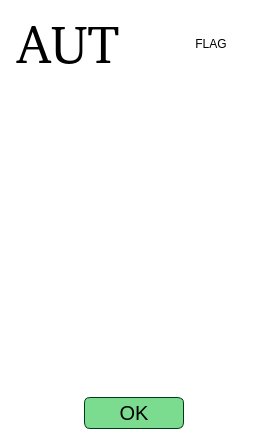
<?xml version="1.0" encoding="UTF-8"?>
<ui version="4.0">
 <class>TeamEditorWidget</class>
 <widget class="QWidget" name="TeamEditorWidget">
  <property name="geometry">
   <rect>
    <x>0</x>
    <y>0</y>
    <width>267</width>
    <height>440</height>
   </rect>
  </property>
  <property name="windowTitle">
   <string>Form</string>
  </property>
  <property name="styleSheet">
   <string notr="true">background: transparent; color: black;</string>
  </property>
  <layout class="QVBoxLayout" name="verticalLayout">
   <item>
    <layout class="QHBoxLayout" name="horizontalLayout">
     <item>
      <widget class="QLabel" name="label_teamCountryCode">
       <property name="font">
        <font>
         <family>Quicksand Light [PfEd]</family>
         <pointsize>40</pointsize>
         <bold>false</bold>
        </font>
       </property>
       <property name="text">
        <string>AUT</string>
       </property>
       <property name="alignment">
        <set>Qt::AlignCenter</set>
       </property>
      </widget>
     </item>
     <item>
      <spacer name="horizontalSpacer">
       <property name="orientation">
        <enum>Qt::Horizontal</enum>
       </property>
       <property name="sizeType">
        <enum>QSizePolicy::Maximum</enum>
       </property>
       <property name="sizeHint" stdset="0">
        <size>
         <width>35</width>
         <height>20</height>
        </size>
       </property>
      </spacer>
     </item>
     <item>
      <widget class="QLabel" name="label_flagPixmap">
       <property name="minimumSize">
        <size>
         <width>90</width>
         <height>55</height>
        </size>
       </property>
       <property name="maximumSize">
        <size>
         <width>90</width>
         <height>55</height>
        </size>
       </property>
       <property name="text">
        <string>FLAG</string>
       </property>
       <property name="alignment">
        <set>Qt::AlignCenter</set>
       </property>
      </widget>
     </item>
    </layout>
   </item>
   <item>
    <widget class="QListView" name="listView_jumpers">
     <property name="font">
      <font>
       <family>Quicksand Medium</family>
       <pointsize>15</pointsize>
       <italic>false</italic>
       <bold>false</bold>
      </font>
     </property>
     <property name="styleSheet">
      <string notr="true">QListView::item
{
	color: rgb(30,30,30);
    background: rgb(255,255,255); 
}
QListView::item:selected
{
    background: rgb(210,210,255);
}</string>
     </property>
    </widget>
   </item>
   <item>
    <spacer name="verticalSpacer">
     <property name="orientation">
      <enum>Qt::Vertical</enum>
     </property>
     <property name="sizeType">
      <enum>QSizePolicy::Maximum</enum>
     </property>
     <property name="sizeHint" stdset="0">
      <size>
       <width>20</width>
       <height>3</height>
      </size>
     </property>
    </spacer>
   </item>
   <item>
    <layout class="QHBoxLayout" name="horizontalLayout_2">
     <item>
      <widget class="QPushButton" name="pushButton_up">
       <property name="minimumSize">
        <size>
         <width>50</width>
         <height>50</height>
        </size>
       </property>
       <property name="maximumSize">
        <size>
         <width>50</width>
         <height>50</height>
        </size>
       </property>
       <property name="text">
        <string/>
       </property>
       <property name="icon">
        <iconset resource="../../../../assets.qrc">
         <normaloff>:/img/up-arrow.png</normaloff>:/img/up-arrow.png</iconset>
       </property>
       <property name="iconSize">
        <size>
         <width>50</width>
         <height>50</height>
        </size>
       </property>
       <property name="flat">
        <bool>true</bool>
       </property>
      </widget>
     </item>
     <item>
      <spacer name="horizontalSpacer_3">
       <property name="orientation">
        <enum>Qt::Horizontal</enum>
       </property>
       <property name="sizeType">
        <enum>QSizePolicy::Maximum</enum>
       </property>
       <property name="sizeHint" stdset="0">
        <size>
         <width>10</width>
         <height>20</height>
        </size>
       </property>
      </spacer>
     </item>
     <item>
      <widget class="QPushButton" name="pushButton_down">
       <property name="minimumSize">
        <size>
         <width>50</width>
         <height>50</height>
        </size>
       </property>
       <property name="maximumSize">
        <size>
         <width>50</width>
         <height>50</height>
        </size>
       </property>
       <property name="text">
        <string/>
       </property>
       <property name="icon">
        <iconset resource="../../../../assets.qrc">
         <normaloff>:/img/down.png</normaloff>:/img/down.png</iconset>
       </property>
       <property name="iconSize">
        <size>
         <width>50</width>
         <height>50</height>
        </size>
       </property>
       <property name="flat">
        <bool>true</bool>
       </property>
      </widget>
     </item>
     <item>
      <spacer name="horizontalSpacer_2">
       <property name="orientation">
        <enum>Qt::Horizontal</enum>
       </property>
       <property name="sizeHint" stdset="0">
        <size>
         <width>40</width>
         <height>20</height>
        </size>
       </property>
      </spacer>
     </item>
    </layout>
   </item>
   <item>
    <layout class="QHBoxLayout" name="horizontalLayout_3">
     <item>
      <spacer name="horizontalSpacer_5">
       <property name="orientation">
        <enum>Qt::Horizontal</enum>
       </property>
       <property name="sizeHint" stdset="0">
        <size>
         <width>40</width>
         <height>20</height>
        </size>
       </property>
      </spacer>
     </item>
     <item>
      <widget class="QPushButton" name="pushButton_submit">
       <property name="minimumSize">
        <size>
         <width>100</width>
         <height>32</height>
        </size>
       </property>
       <property name="maximumSize">
        <size>
         <width>100</width>
         <height>32</height>
        </size>
       </property>
       <property name="font">
        <font>
         <family>Ubuntu</family>
         <pointsize>15</pointsize>
        </font>
       </property>
       <property name="focusPolicy">
        <enum>Qt::StrongFocus</enum>
       </property>
       <property name="styleSheet">
        <string notr="true">QPushButton{
border: 1px solid rgb(0, 59, 23);
border-radius: 6px;
color: rgb(0, 0, 0);
background-color: rgb(123, 220, 144);
}
QPushButton:hover{
background-color: rgb(153, 253, 174);
}</string>
       </property>
       <property name="text">
        <string>OK</string>
       </property>
      </widget>
     </item>
     <item>
      <spacer name="horizontalSpacer_4">
       <property name="orientation">
        <enum>Qt::Horizontal</enum>
       </property>
       <property name="sizeHint" stdset="0">
        <size>
         <width>40</width>
         <height>20</height>
        </size>
       </property>
      </spacer>
     </item>
    </layout>
   </item>
  </layout>
 </widget>
 <resources>
  <include location="../../../../assets.qrc"/>
 </resources>
 <connections/>
</ui>
